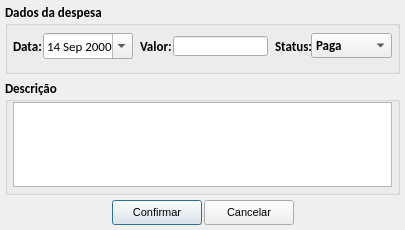
<?xml version="1.0" encoding="UTF-8"?>
<ui version="4.0">
 <class>tela_receita_avulsa</class>
 <widget class="QDialog" name="tela_receita_avulsa">
  <property name="geometry">
   <rect>
    <x>0</x>
    <y>0</y>
    <width>405</width>
    <height>230</height>
   </rect>
  </property>
  <property name="windowTitle">
   <string>Cadastrar receita</string>
  </property>
  <layout class="QVBoxLayout" name="verticalLayout">
   <property name="spacing">
    <number>5</number>
   </property>
   <property name="leftMargin">
    <number>5</number>
   </property>
   <property name="topMargin">
    <number>3</number>
   </property>
   <property name="rightMargin">
    <number>5</number>
   </property>
   <property name="bottomMargin">
    <number>5</number>
   </property>
   <item>
    <widget class="QGroupBox" name="gb_dados_despesa">
     <property name="font">
      <font>
       <family>Calibri</family>
       <pointsize>10</pointsize>
       <weight>75</weight>
       <bold>true</bold>
      </font>
     </property>
     <property name="title">
      <string>Dados da despesa</string>
     </property>
     <layout class="QHBoxLayout" name="horizontalLayout">
      <property name="spacing">
       <number>0</number>
      </property>
      <property name="leftMargin">
       <number>5</number>
      </property>
      <property name="topMargin">
       <number>0</number>
      </property>
      <property name="rightMargin">
       <number>5</number>
      </property>
      <property name="bottomMargin">
       <number>5</number>
      </property>
      <item>
       <widget class="QLabel" name="lb_dia">
        <property name="minimumSize">
         <size>
          <width>30</width>
          <height>20</height>
         </size>
        </property>
        <property name="font">
         <font>
          <family>Calibri</family>
          <pointsize>10</pointsize>
          <weight>75</weight>
          <bold>true</bold>
         </font>
        </property>
        <property name="text">
         <string>Data:</string>
        </property>
       </widget>
      </item>
      <item>
       <widget class="QDateEdit" name="data">
        <property name="minimumSize">
         <size>
          <width>90</width>
          <height>20</height>
         </size>
        </property>
        <property name="font">
         <font>
          <weight>50</weight>
          <bold>false</bold>
         </font>
        </property>
        <property name="frame">
         <bool>true</bool>
        </property>
        <property name="alignment">
         <set>Qt::AlignLeading|Qt::AlignLeft|Qt::AlignVCenter</set>
        </property>
        <property name="readOnly">
         <bool>false</bool>
        </property>
        <property name="buttonSymbols">
         <enum>QAbstractSpinBox::UpDownArrows</enum>
        </property>
        <property name="accelerated">
         <bool>false</bool>
        </property>
        <property name="keyboardTracking">
         <bool>true</bool>
        </property>
        <property name="maximumDateTime">
         <datetime>
          <hour>23</hour>
          <minute>59</minute>
          <second>59</second>
          <year>3000</year>
          <month>12</month>
          <day>31</day>
         </datetime>
        </property>
        <property name="minimumDateTime">
         <datetime>
          <hour>0</hour>
          <minute>0</minute>
          <second>0</second>
          <year>2000</year>
          <month>9</month>
          <day>14</day>
         </datetime>
        </property>
        <property name="calendarPopup">
         <bool>true</bool>
        </property>
        <property name="timeSpec">
         <enum>Qt::LocalTime</enum>
        </property>
       </widget>
      </item>
      <item>
       <spacer name="horizontalSpacer">
        <property name="orientation">
         <enum>Qt::Horizontal</enum>
        </property>
        <property name="sizeType">
         <enum>QSizePolicy::Fixed</enum>
        </property>
        <property name="sizeHint" stdset="0">
         <size>
          <width>7</width>
          <height>5</height>
         </size>
        </property>
       </spacer>
      </item>
      <item>
       <widget class="QLabel" name="lb_valor">
        <property name="minimumSize">
         <size>
          <width>33</width>
          <height>20</height>
         </size>
        </property>
        <property name="font">
         <font>
          <weight>75</weight>
          <bold>true</bold>
         </font>
        </property>
        <property name="text">
         <string>Valor:</string>
        </property>
       </widget>
      </item>
      <item>
       <widget class="QLineEdit" name="le_valor">
        <property name="minimumSize">
         <size>
          <width>95</width>
          <height>20</height>
         </size>
        </property>
        <property name="maximumSize">
         <size>
          <width>95</width>
          <height>20</height>
         </size>
        </property>
        <property name="font">
         <font>
          <weight>50</weight>
          <bold>false</bold>
          <kerning>false</kerning>
         </font>
        </property>
       </widget>
      </item>
      <item>
       <spacer name="horizontalSpacer_2">
        <property name="orientation">
         <enum>Qt::Horizontal</enum>
        </property>
        <property name="sizeType">
         <enum>QSizePolicy::Fixed</enum>
        </property>
        <property name="sizeHint" stdset="0">
         <size>
          <width>7</width>
          <height>40</height>
         </size>
        </property>
       </spacer>
      </item>
      <item>
       <widget class="QLabel" name="lb_status">
        <property name="minimumSize">
         <size>
          <width>33</width>
          <height>20</height>
         </size>
        </property>
        <property name="font">
         <font>
          <weight>75</weight>
          <bold>true</bold>
         </font>
        </property>
        <property name="text">
         <string>Status:</string>
        </property>
       </widget>
      </item>
      <item>
       <widget class="QComboBox" name="cb_status">
        <property name="minimumSize">
         <size>
          <width>81</width>
          <height>21</height>
         </size>
        </property>
        <property name="font">
         <font>
          <family>Calibri</family>
          <pointsize>10</pointsize>
         </font>
        </property>
        <item>
         <property name="text">
          <string>Paga</string>
         </property>
        </item>
        <item>
         <property name="text">
          <string>Aberta</string>
         </property>
        </item>
        <item>
         <property name="text">
          <string>Atrasada</string>
         </property>
        </item>
       </widget>
      </item>
     </layout>
    </widget>
   </item>
   <item>
    <widget class="QGroupBox" name="gb_descricao">
     <property name="font">
      <font>
       <family>Calibri</family>
       <pointsize>10</pointsize>
       <weight>75</weight>
       <bold>true</bold>
      </font>
     </property>
     <property name="title">
      <string>Descrição</string>
     </property>
     <layout class="QHBoxLayout" name="horizontalLayout_2">
      <property name="spacing">
       <number>5</number>
      </property>
      <property name="leftMargin">
       <number>5</number>
      </property>
      <property name="topMargin">
       <number>0</number>
      </property>
      <property name="rightMargin">
       <number>5</number>
      </property>
      <property name="bottomMargin">
       <number>5</number>
      </property>
      <item>
       <widget class="QTextEdit" name="te_descricao">
        <property name="font">
         <font>
          <weight>50</weight>
          <bold>false</bold>
         </font>
        </property>
       </widget>
      </item>
     </layout>
    </widget>
   </item>
   <item>
    <layout class="QHBoxLayout" name="horizontalLayout_3">
     <property name="spacing">
      <number>2</number>
     </property>
     <item>
      <spacer name="horizontalSpacer_3">
       <property name="orientation">
        <enum>Qt::Horizontal</enum>
       </property>
       <property name="sizeHint" stdset="0">
        <size>
         <width>40</width>
         <height>20</height>
        </size>
       </property>
      </spacer>
     </item>
     <item>
      <widget class="QPushButton" name="btn_confirmar">
       <property name="minimumSize">
        <size>
         <width>90</width>
         <height>25</height>
        </size>
       </property>
       <property name="maximumSize">
        <size>
         <width>90</width>
         <height>25</height>
        </size>
       </property>
       <property name="font">
        <font>
         <family>Arial</family>
         <pointsize>8</pointsize>
         <weight>50</weight>
         <bold>false</bold>
        </font>
       </property>
       <property name="styleSheet">
        <string notr="true">background-color: none;</string>
       </property>
       <property name="text">
        <string>Confirmar</string>
       </property>
       <property name="icon">
        <iconset resource="imagens.qrc">
         <normaloff>:/img/img/1345902916_camera_test.png</normaloff>:/img/img/1345902916_camera_test.png</iconset>
       </property>
       <property name="iconSize">
        <size>
         <width>20</width>
         <height>20</height>
        </size>
       </property>
      </widget>
     </item>
     <item>
      <widget class="QPushButton" name="btn_cancelar">
       <property name="minimumSize">
        <size>
         <width>90</width>
         <height>25</height>
        </size>
       </property>
       <property name="maximumSize">
        <size>
         <width>90</width>
         <height>25</height>
        </size>
       </property>
       <property name="font">
        <font>
         <family>Arial</family>
         <pointsize>8</pointsize>
         <weight>50</weight>
         <bold>false</bold>
        </font>
       </property>
       <property name="styleSheet">
        <string notr="true">background-color: none;</string>
       </property>
       <property name="text">
        <string>Cancelar</string>
       </property>
       <property name="icon">
        <iconset resource="imagens.qrc">
         <normaloff>:/img/img/1345902747_button_cancel.png</normaloff>:/img/img/1345902747_button_cancel.png</iconset>
       </property>
       <property name="iconSize">
        <size>
         <width>18</width>
         <height>18</height>
        </size>
       </property>
      </widget>
     </item>
     <item>
      <spacer name="horizontalSpacer_4">
       <property name="orientation">
        <enum>Qt::Horizontal</enum>
       </property>
       <property name="sizeHint" stdset="0">
        <size>
         <width>40</width>
         <height>20</height>
        </size>
       </property>
      </spacer>
     </item>
    </layout>
   </item>
  </layout>
 </widget>
 <resources>
  <include location="imagens.qrc"/>
 </resources>
 <connections/>
</ui>
